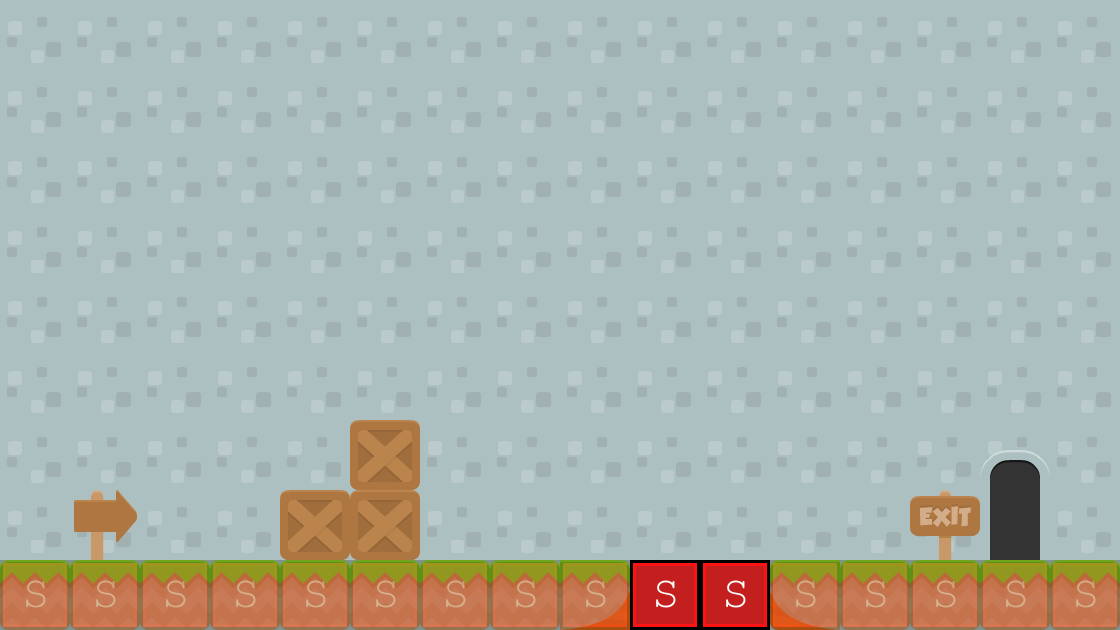

Below is a game level as drawn by its tile map, then a one-line description and the .tmx that defines it (tile-layer data replaced by summaries):
An orthogonal 16x9 tile map with 70x70 px tiles, 5 tile layers (background3, background2, background, collision, ...), 2 tilesets and 1 object (levelTrigger).

<map version="1.0" orientation="orthogonal" width="16" height="9" tilewidth="70" tileheight="70" backgroundcolor="#00aaff">
 <properties>
  <property name="type" value="solid" />
 </properties>
 <tileset firstgid="1" name="background-tiles" tilewidth="70" tileheight="70">
  <image source="../img/background-tiles.png" width="910" height="910" />
 </tileset>
 <tileset firstgid="170" name="meta-tiles" tilewidth="70" tileheight="70">
  <image source="../img/meta-tiles.png" width="350" height="70" />
  <tile id="4">
   <properties>
    <property name="type" value="solid" />
   </properties>
  </tile>
 </tileset>
 <layer name="background3" width="16" height="9">
  <data>[144 cells, 2 non-empty, 1 distinct tile ids]</data>
 </layer>
 <layer name="background2" width="16" height="9">
  <data>[144 cells, 144 non-empty, 3 distinct tile ids]</data>
 </layer>
 <layer name="background" width="16" height="9">
  <properties>
   <property name="m" value="" />
  </properties>
  <data>[144 cells, 18 non-empty, 7 distinct tile ids]</data>
 </layer>
 <layer name="collision" width="16" height="9" opacity="0.25">
  <data>[144 cells, 16 non-empty, 1 distinct tile ids]</data>
 </layer>
 <objectgroup name="trigger-entities" width="16" height="9">
  <object name="levelTrigger" x="982" y="420" width="66" height="138">
   <properties>
    <property name="level" value="RicardoLevel02" />
    <property name="xSpawn" value="400" />
    <property name="xSpawn " value="0" />
   </properties>
  </object>
 </objectgroup>
 <layer name="foreground" width="16" height="9">
  <data>[144 cells, 7 non-empty, 4 distinct tile ids]</data>
 </layer>
</map>
